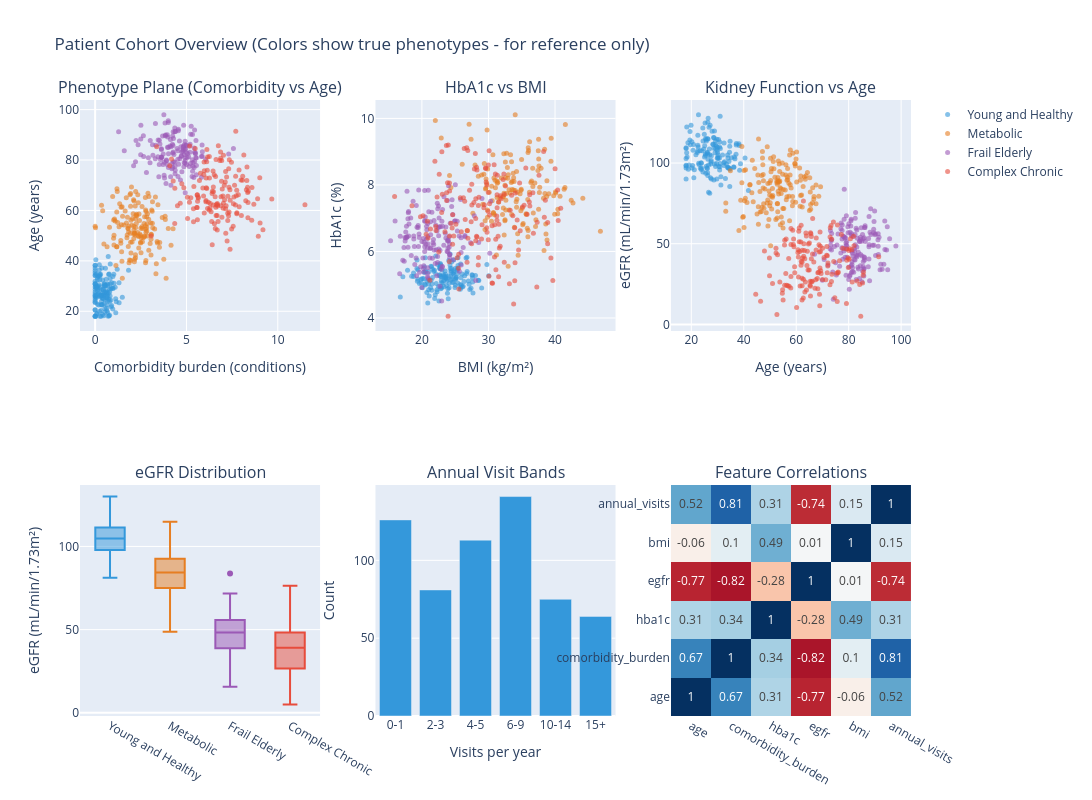

The code cell stored with this chart in its notebook:
### Code cell
# Visualize the patient dataset
fig = make_subplots(
    rows=2, cols=3,
    subplot_titles=(
        'Phenotype Plane (Comorbidity vs Age)',
        'HbA1c vs BMI',
        'Kidney Function vs Age',
        'eGFR Distribution',
        'Annual Visit Bands',
        'Feature Correlations'
    ),
    specs=[
        [{'type': 'scatter'}, {'type': 'scatter'}, {'type': 'scatter'}],
        [{'type': 'box'}, {'type': 'bar'}, {'type': 'heatmap'}]
    ]
)

# Color by true phenotype (just for initial visualization)
phenotype_colors = {'Young and Healthy': '#3498db', 'Metabolic': '#e67e22',
                    'Frail Elderly': '#9b59b6', 'Complex Chronic': '#e74c3c'}

# Plot 1: The phenotype plane - comorbidity burden against age
for phenotype, color in phenotype_colors.items():
    subset = patient_data[patient_data['true_phenotype'] == phenotype]
    fig.add_trace(
        go.Scatter(
            x=subset['comorbidity_burden'],
            y=subset['age'],
            mode='markers',
            name=phenotype,
            marker=dict(size=5, color=color, opacity=0.6),
            showlegend=True
        ), row=1, col=1
    )

# Plot 2: HbA1c vs BMI
for phenotype, color in phenotype_colors.items():
    subset = patient_data[patient_data['true_phenotype'] == phenotype]
    fig.add_trace(
        go.Scatter(
            x=subset['bmi'],
            y=subset['hba1c'],
            mode='markers',
            name=phenotype,
            marker=dict(size=5, color=color, opacity=0.6),
            showlegend=False
        ), row=1, col=2
    )

# Plot 3: Kidney function against age
for phenotype, color in phenotype_colors.items():
    subset = patient_data[patient_data['true_phenotype'] == phenotype]
    fig.add_trace(
        go.Scatter(
            x=subset['age'],
            y=subset['egfr'],
            mode='markers',
            name=phenotype,
            marker=dict(size=5, color=color, opacity=0.6),
            showlegend=False
        ), row=1, col=3
    )

# Plot 4: eGFR distribution by phenotype
for phenotype, color in phenotype_colors.items():
    subset = patient_data[patient_data['true_phenotype'] == phenotype]
    fig.add_trace(
        go.Box(
            y=subset['egfr'],
            name=phenotype,
            marker_color=color,
            showlegend=False
        ), row=2, col=1
    )

# Plot 5: Annual visit bands
visit_bins = [0, 2, 4, 6, 10, 15, 100]
visit_labels = ['0-1', '2-3', '4-5', '6-9', '10-14', '15+']
visit_hist, _ = np.histogram(patient_data['annual_visits'], bins=visit_bins)

fig.add_trace(
    go.Bar(
        x=visit_labels,
        y=visit_hist,
        marker_color='#3498db',
        showlegend=False
    ), row=2, col=2
)

# Plot 6: Feature correlation heatmap
feature_cols = ['age', 'comorbidity_burden', 'hba1c', 'egfr', 'bmi', 'annual_visits']
correlation_matrix = patient_data[feature_cols].corr()

fig.add_trace(
    go.Heatmap(
        z=correlation_matrix.values,
        x=feature_cols,
        y=feature_cols,
        colorscale='RdBu',
        zmid=0,
        text=correlation_matrix.values.round(2),
        texttemplate='%{text}',
        showscale=False
    ), row=2, col=3
)

# Update layout
fig.update_layout(
    title='Patient Cohort Overview (Colors show true phenotypes - for reference only)',
    width=1400,
    height=800,
    showlegend=True
)

# Update axes
fig.update_xaxes(title_text="Comorbidity burden (conditions)", row=1, col=1)
fig.update_yaxes(title_text="Age (years)", row=1, col=1)
fig.update_xaxes(title_text="BMI (kg/m²)", row=1, col=2)
fig.update_yaxes(title_text="HbA1c (%)", row=1, col=2)
fig.update_xaxes(title_text="Age (years)", row=1, col=3)
fig.update_yaxes(title_text="eGFR (mL/min/1.73m²)", row=1, col=3)
fig.update_yaxes(title_text="eGFR (mL/min/1.73m²)", row=2, col=1)
fig.update_xaxes(title_text="Visits per year", row=2, col=2)
fig.update_yaxes(title_text="Count", row=2, col=2)

fig.show()

print("\n\U0001f50d Key Observations:")
print("   • The cohort shows natural clustering (but we'll pretend we don't know the phenotypes!)")
print("   • Age and comorbidity burden separate the groups most cleanly")
print("   • Kidney function falls steeply with age and comorbidity")
print("   • Perfect scenario for unsupervised learning to discover patterns")

### Figure 1 — Plotly figure (JSON) as saved in the notebook; plotly's stock layout.template omitted (floating-point values rounded to 4 significant figures; data arrays with more than 128 entries replaced by an {"elided": "..."} marker saying what was removed)
{"data": [{"marker": {"color": "#3498db", "opacity": 0.6, "size": 5}, "mode": "markers", "name": "Young and Healthy", "showlegend": true, "type": "scatter", "x": {"elided": "150 float values"}, "xaxis": "x", "y": {"elided": "150 float values"}, "yaxis": "y"}, {"marker": {"color": "#e67e22", "opacity": 0.6, "size": 5}, "mode": "markers", "name": "Metabolic", "showlegend": true, "type": "scatter", "x": {"elided": "150 float values"}, "xaxis": "x", "y": {"elided": "150 float values"}, "yaxis": "y"}, {"marker": {"color": "#9b59b6", "opacity": 0.6, "size": 5}, "mode": "markers", "name": "Frail Elderly", "showlegend": true, "type": "scatter", "x": {"elided": "150 float values"}, "xaxis": "x", "y": {"elided": "150 float values"}, "yaxis": "y"}, {"marker": {"color": "#e74c3c", "opacity": 0.6, "size": 5}, "mode": "markers", "name": "Complex Chronic", "showlegend": true, "type": "scatter", "x": {"elided": "150 float values"}, "xaxis": "x", "y": {"elided": "150 float values"}, "yaxis": "y"}, {"marker": {"color": "#3498db", "opacity": 0.6, "size": 5}, "mode": "markers", "name": "Young and Healthy", "showlegend": false, "type": "scatter", "x": {"elided": "150 float values"}, "xaxis": "x2", "y": {"elided": "150 float values"}, "yaxis": "y2"}, {"marker": {"color": "#e67e22", "opacity": 0.6, "size": 5}, "mode": "markers", "name": "Metabolic", "showlegend": false, "type": "scatter", "x": {"elided": "150 float values"}, "xaxis": "x2", "y": {"elided": "150 float values"}, "yaxis": "y2"}, {"marker": {"color": "#9b59b6", "opacity": 0.6, "size": 5}, "mode": "markers", "name": "Frail Elderly", "showlegend": false, "type": "scatter", "x": {"elided": "150 float values"}, "xaxis": "x2", "y": {"elided": "150 float values"}, "yaxis": "y2"}, {"marker": {"color": "#e74c3c", "opacity": 0.6, "size": 5}, "mode": "markers", "name": "Complex Chronic", "showlegend": false, "type": "scatter", "x": {"elided": "150 float values"}, "xaxis": "x2", "y": {"elided": "150 float values"}, "yaxis": "y2"}, {"marker": {"color": "#3498db", "opacity": 0.6, "size": 5}, "mode": "markers", "name": "Young and Healthy", "showlegend": false, "type": "scatter", "x": {"elided": "150 float values"}, "xaxis": "x3", "y": {"elided": "150 float values"}, "yaxis": "y3"}, {"marker": {"color": "#e67e22", "opacity": 0.6, "size": 5}, "mode": "markers", "name": "Metabolic", "showlegend": false, "type": "scatter", "x": {"elided": "150 float values"}, "xaxis": "x3", "y": {"elided": "150 float values"}, "yaxis": "y3"}, {"marker": {"color": "#9b59b6", "opacity": 0.6, "size": 5}, "mode": "markers", "name": "Frail Elderly", "showlegend": false, "type": "scatter", "x": {"elided": "150 float values"}, "xaxis": "x3", "y": {"elided": "150 float values"}, "yaxis": "y3"}, {"marker": {"color": "#e74c3c", "opacity": 0.6, "size": 5}, "mode": "markers", "name": "Complex Chronic", "showlegend": false, "type": "scatter", "x": {"elided": "150 float values"}, "xaxis": "x3", "y": {"elided": "150 float values"}, "yaxis": "y3"}, {"marker": {"color": "#3498db"}, "name": "Young and Healthy", "showlegend": false, "type": "box", "xaxis": "x4", "y": {"elided": "150 float values"}, "yaxis": "y4"}, {"marker": {"color": "#e67e22"}, "name": "Metabolic", "showlegend": false, "type": "box", "xaxis": "x4", "y": {"elided": "150 float values"}, "yaxis": "y4"}, {"marker": {"color": "#9b59b6"}, "name": "Frail Elderly", "showlegend": false, "type": "box", "xaxis": "x4", "y": {"elided": "150 float values"}, "yaxis": "y4"}, {"marker": {"color": "#e74c3c"}, "name": "Complex Chronic", "showlegend": false, "type": "box", "xaxis": "x4", "y": {"elided": "150 float values"}, "yaxis": "y4"}, {"marker": {"color": "#3498db"}, "showlegend": false, "type": "bar", "x": ["0-1", "2-3", "4-5", "6-9", "10-14", "15+"], "xaxis": "x5", "y": [126, 81, 113, 141, 75, 64], "yaxis": "y5"}, {"colorscale": [[0.0, "rgb(103,0,31)"], [0.1, "rgb(178,24,43)"], [0.2, "rgb(214,96,77)"], [0.3, "rgb(244,165,130)"], [0.4, "rgb(253,219,199)"], [0.5, "rgb(247,247,247)"], [0.6, "rgb(209,229,240)"], [0.7, "rgb(146,197,222)"], [0.8, "rgb(67,147,195)"], [0.9, "rgb(33,102,172)"], [1.0, "rgb(5,48,97)"]], "showscale": false, "text": [[1.0, 0.67, 0.31, -0.77, -0.06, 0.52], [0.67, 1.0, 0.34, -0.82, 0.1, 0.81], [0.31, 0.34, 1.0, -0.28, 0.49, 0.31], [-0.77, -0.82, -0.28, 1.0, 0.01, -0.74], [-0.06, 0.1, 0.49, 0.01, 1.0, 0.15], [0.52, 0.81, 0.31, -0.74, 0.15, 1.0]], "texttemplate": "%{text}", "type": "heatmap", "x": ["age", "comorbidity_burden", "hba1c", "egfr", "bmi", "annual_visits"], "xaxis": "x6", "y": ["age", "comorbidity_burden", "hba1c", "egfr", "bmi", "annual_visits"], "yaxis": "y6", "z": [[1.0, 0.67, 0.3082, -0.767, -0.05702, 0.5243], [0.67, 1.0, 0.34, -0.821, 0.103, 0.8135], [0.3082, 0.34, 1.0, -0.2817, 0.4894, 0.3121], [-0.767, -0.821, -0.2817, 1.0, 0.01337, -0.7438], [-0.05702, 0.103, 0.4894, 0.01337, 1.0, 0.1531], [0.5243, 0.8135, 0.3121, -0.7438, 0.1531, 1.0]], "zmid": 0}], "layout": {"annotations": [{"font": {"size": 16}, "showarrow": false, "text": "Phenotype Plane (Comorbidity vs Age)", "x": 0.1444, "xanchor": "center", "xref": "paper", "y": 1.0, "yanchor": "bottom", "yref": "paper"}, {"font": {"size": 16}, "showarrow": false, "text": "HbA1c vs BMI", "x": 0.5, "xanchor": "center", "xref": "paper", "y": 1.0, "yanchor": "bottom", "yref": "paper"}, {"font": {"size": 16}, "showarrow": false, "text": "Kidney Function vs Age", "x": 0.8556, "xanchor": "center", "xref": "paper", "y": 1.0, "yanchor": "bottom", "yref": "paper"}, {"font": {"size": 16}, "showarrow": false, "text": "eGFR Distribution", "x": 0.1444, "xanchor": "center", "xref": "paper", "y": 0.375, "yanchor": "bottom", "yref": "paper"}, {"font": {"size": 16}, "showarrow": false, "text": "Annual Visit Bands", "x": 0.5, "xanchor": "center", "xref": "paper", "y": 0.375, "yanchor": "bottom", "yref": "paper"}, {"font": {"size": 16}, "showarrow": false, "text": "Feature Correlations", "x": 0.8556, "xanchor": "center", "xref": "paper", "y": 0.375, "yanchor": "bottom", "yref": "paper"}], "height": 800, "showlegend": true, "title": {"text": "Patient Cohort Overview (Colors show true phenotypes - for reference only)"}, "width": 1400, "xaxis": {"anchor": "y", "domain": [0.0, 0.2889], "title": {"text": "Comorbidity burden (conditions)"}}, "xaxis2": {"anchor": "y2", "domain": [0.3556, 0.6444], "title": {"text": "BMI (kg/m²)"}}, "xaxis3": {"anchor": "y3", "domain": [0.7111, 1.0], "title": {"text": "Age (years)"}}, "xaxis4": {"anchor": "y4", "domain": [0.0, 0.2889]}, "xaxis5": {"anchor": "y5", "domain": [0.3556, 0.6444], "title": {"text": "Visits per year"}}, "xaxis6": {"anchor": "y6", "domain": [0.7111, 1.0]}, "yaxis": {"anchor": "x", "domain": [0.625, 1.0], "title": {"text": "Age (years)"}}, "yaxis2": {"anchor": "x2", "domain": [0.625, 1.0], "title": {"text": "HbA1c (%)"}}, "yaxis3": {"anchor": "x3", "domain": [0.625, 1.0], "title": {"text": "eGFR (mL/min/1.73m²)"}}, "yaxis4": {"anchor": "x4", "domain": [0.0, 0.375], "title": {"text": "eGFR (mL/min/1.73m²)"}}, "yaxis5": {"anchor": "x5", "domain": [0.0, 0.375], "title": {"text": "Count"}}, "yaxis6": {"anchor": "x6", "domain": [0.0, 0.375]}}}
